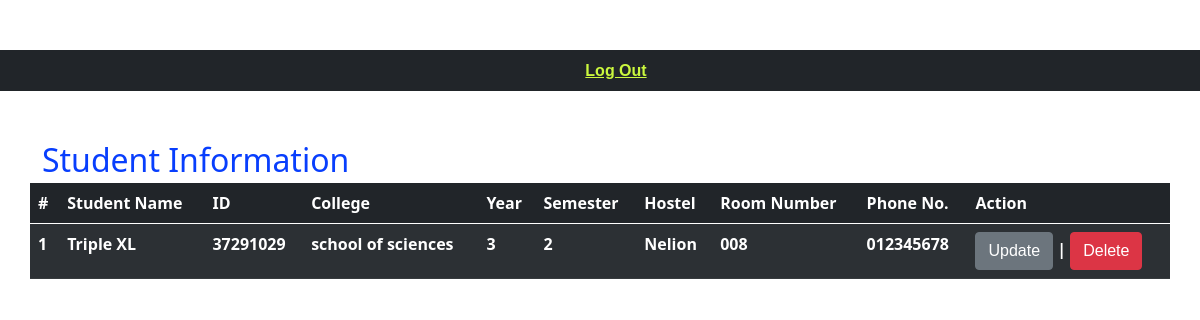
Page /student-details (signed in) on the committed database.
### profiles/models.py (models this page shows, shortened)
class Profile(models.Model):
    GENDER_MALE = 1
    GENDER_FEMALE = 2
    GENDER_CHOICES = [
        (GENDER_MALE, _("Male")),
        (GENDER_FEMALE, _("Female")),
    ]
    user = models.OneToOneField(User, related_name="profile", on_delete=models.CASCADE)
    avatar = models.ImageField(upload_to="profiles/avatars/", null=True, blank=True)
    id_number = models.CharField(max_length=32, null=True, blank=True)
    college = models.CharField(max_length=32, null=True, blank=True)
    semester = models.CharField(max_length=32, null=True, blank=True)
    hostel = models.CharField(max_length=32, null=True, blank=True)
    room_number = models.CharField(max_length=32, null=True, blank=True)
    year = models.CharField(max_length=32, null=True, blank=True)
    birthday = models.DateField(null=True, blank=True)
    gender = models.PositiveSmallIntegerField(choices=GENDER_CHOICES, null=True, blank=True)
    phone = models.CharField(max_length=32, null=True, blank=True)
    address = models.CharField(max_length=255, null=True, blank=True)
    code = models.CharField(max_length=8,null=True,blank=True)
    number = models.CharField(max_length=32, null=True, blank=True)
    role = models.CharField(max_length=50, null=True, blank=True)
    created_at = models.DateTimeField(auto_now_add=True)
    updated_at = models.DateTimeField(auto_now=True)
    def get_fullname(self):
        return f'{self.user.first_name} {self.user.last_name}'
    class Meta:
        verbose_name = _('Profile')
        verbose_name_plural = _('Profiles')

### main/views.py (the view)
# urls.py: path('student-details',views.student_details,name='student_details'),
@login_required
def student_details(request):
    profiles = Profile.objects.filter(role='Student')
    context = {'profiles':profiles}
    return render(request,'main/student-details.html',context)

### templates/main/student-details.html
{% extends 'main/base.html' %}
{% block content %}
<div class="container">
	<h2 class="mb-1">Student Information</h2>
	  <div class="row">
			<table class="table table-striped table-dark">
  <thead>
    <tr>
      <th scope="col">#</th>
      <th scope="col">Student Name</th>
      <th scope="col">ID</th>
      <th scope="col">College</th>
      <th scope="col">Year</th>
      <th scope="col">Semester</th>
      <th scope="col">Hostel</th>
      <th scope="col">Room Number</th>
      <th scope="col">Phone No.</th>
       <th scope="col">Action</th>
    </tr>
  </thead>
  <tbody>
    {% for profile in profiles %}
    <tr>
      <th scope="row">{{forloop.counter}}</th>
      <td>{{profile.get_fullname}}</td>
      <td>{{profile.id_number}}</td>
      <td>{{profile.college}}</td>
      <td>{{profile.year}}</td>
      <td>{{profile.semester}}</td>
      <td>{{profile.hostel}}</td>
      <td>{{profile.room_number}}</td>
      <td>{{profile.phone}}</td>
      <td><a href="{% url 'main:edit_student' profile.id %}" class="btn btn-secondary">Update</a> |
      <a href="{% url 'main:delete_student' profile.user.pk %}" class="btn btn-danger">Delete</a></td>
    </tr>
  {% endfor %}
  </tbody>
</table>
		</div>
</div>
{% endblock %}

### templates/main/base.html (style rules this page uses)
body { background-color: white; color: #083efd; margin-top: 50px; font-weight: 600; background-image: url(../../static/img/hostel.jpg); background-size: cover; }
a { color: #cbf83e; font-family: "Raleway", sans-serif; font-weight: 600; }

### rows in the picture
Profile: get_fullname "Triple XL", id_number "37291029", college "school of sciences", year "3", semester "2", hostel "Nelion", room_number "008", phone "012345678"
